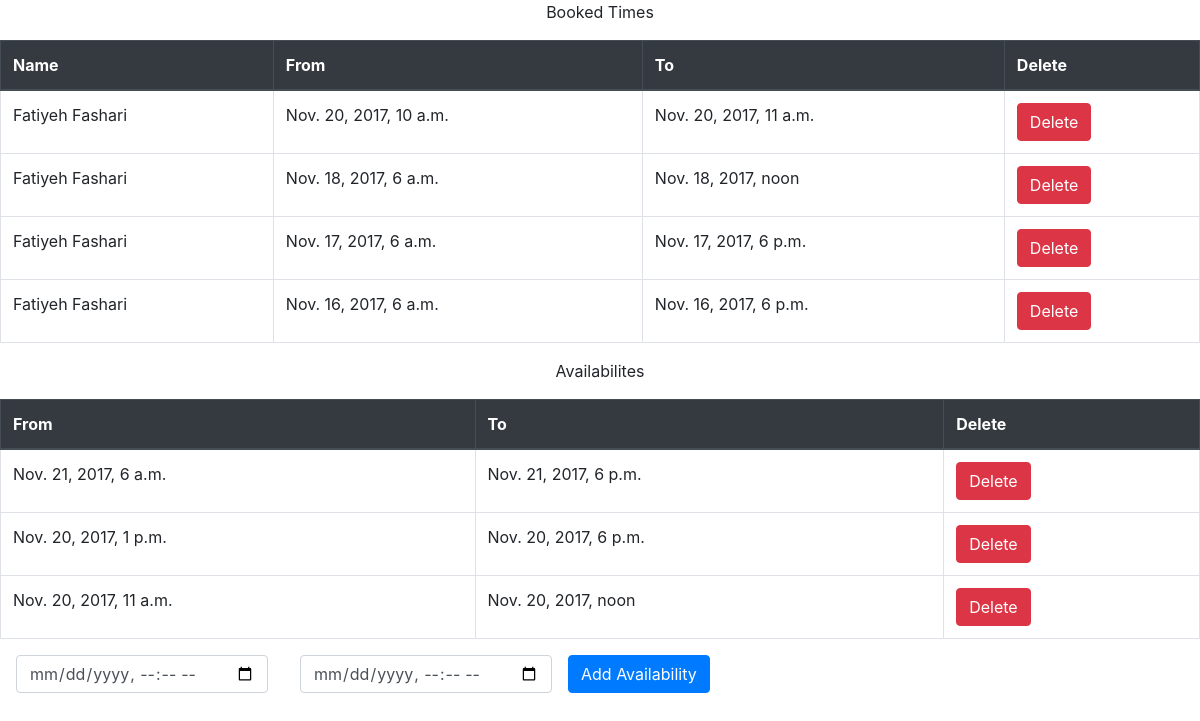
/accounts/profile/ (signed in), run on the app's committed database.
### booking/models.py (models this page shows, shortened)
class BookedTime(models.Model):
    family = models.ForeignKey(Family)
    baby_sitter = models.ForeignKey(BabySitter)
    start_time = models.DateTimeField()
    end_time = models.DateTimeField()
    class Meta:
        ordering = ['-start_time']

class Family(models.Model):
    user = models.OneToOneField(User, primary_key=True)
    phone_number = models.CharField(null=True, max_length=10, blank=True, help_text='4168804341')
    def __str__(self):
        return self.user.get_full_name()
    class Meta:
        permissions = (
            ("family", "Can book time spans"),
        )

class Availability(models.Model):
    baby_sitter = models.ForeignKey(BabySitter)
    start_time = models.DateTimeField()
    end_time = models.DateTimeField()
    class Meta:
        ordering = ['-start_time']

### booking/views.py (the view)
# urls.py: url(r'^accounts/profile/$', views.index, name='index'),
@login_required(login_url='/login/')
def index(request):
    if request and request.user:
        if request.user.has_perm('booking.baby_sitter'):
            baby_sitter = BabySitter.objects.get(user=request.user)
            booked_times = BookedTime.objects.filter(baby_sitter=baby_sitter)
            availabilities = Availability.objects.filter(baby_sitter=baby_sitter)
            context = {'bookings': booked_times, 'availabilities': availabilities}
            return render(request, 'babySitterAccount.html', context)
        elif request.user.has_perm('booking.family'):
            family = Family.objects.get(user=request.user)
            booked_times = BookedTime.objects.filter(family=family)
            baby_sitters = BabySitter.objects.all()
            context = {'bookings': booked_times, 'baby_sitters': baby_sitters}
            return render(request, 'familyAccount.html', context)
    return HttpResponse("Hello, world. You're at the booking index.")

### booking/templates/babySitterAccount.html (shortened to what this page needs)
{% extends "base.html" %}
{% block content %}
<p class="text-center">Booked Times</p>
<table class="table table-bordered table-hover">
    <thead class="thead-dark">
        <tr>
          <th scope="col" class="info">Name</th>
          <th scope="col" class="info">From</th>
          <th scope="col" class="info">To</th>
          <th scope="col" class="info">Delete</th>
        </tr>
    </thead>
    <tbody>
        {% if bookings %}
            {% for booking in bookings %}
                <tr class="info">
                    <td scope="row" class="info">{{booking.family}}</td>
                    <td scope="row" class="info">{{booking.start_time}}</td>
                    <td scope="row" class="info">{{booking.end_time}}</td>
                    <td scope="row" class="info">
                        <form method="post" action="/deleteBooking/">
                            <button type="submit" id="booking-{{booking.id}}" class="btn btn-danger">Delete</button>
                        </form>
                    </td>
                </tr>
            {% endfor %}
        {% endif %}
    </tbody>
</table>
<p class="text-center">Availabilites</p>
<table class="table table-bordered table-hover">
    <thead class="thead-dark">
        <tr>
          <th scope="col" class="info">From</th>
          <th scope="col" class="info">To</th>
          <th scope="col" class="info">Delete</th>
        </tr>
    </thead>
    <tbody>
        {% if availabilities %}
            {% for availability in availabilities %}
                <tr class="info">
                    <td scope="row" class="info">{{availability.start_time}}</td>
                    <td scope="row" class="info">{{availability.end_time}}</td>
                    <td scope="row" class="info">
                        <form method="post" action="/deleteAvailability/">
                            <button type="submit" id="availability-{{availability.id}}" class="btn btn-danger">Delete</button>
                        </form>
                    </td>
                </tr>
            {% endfor %}
        {% endif %}
    </tbody>
</table>
<form class="form-inline" method="post" action="/addAvailability/">
  <div class="form-group mx-sm-3">
    <input type="datetime-local" class="form-control" name="from-time">
  </div>
    <div class="form-group mx-sm-3">
    <input type="datetime-local" class="form-control" name="to-time">
  </div>
  <button type="submit" class="btn btn-primary">Add Availability</button>
</form>
{% endblock %}

### data on the page
BookedTime: family "Fatiyeh Fashari", start_time "Nov. 20, 2017, 10 a.m.", end_time "Nov. 20, 2017, 11 a.m."
BookedTime: family "Fatiyeh Fashari", start_time "Nov. 18, 2017, 6 a.m.", end_time "Nov. 18, 2017, noon"
BookedTime: family "Fatiyeh Fashari", start_time "Nov. 17, 2017, 6 a.m.", end_time "Nov. 17, 2017, 6 p.m."
BookedTime: family "Fatiyeh Fashari", start_time "Nov. 16, 2017, 6 a.m.", end_time "Nov. 16, 2017, 6 p.m."
Availability: start_time "Nov. 21, 2017, 6 a.m.", end_time "Nov. 21, 2017, 6 p.m."
Availability: start_time "Nov. 20, 2017, 1 p.m.", end_time "Nov. 20, 2017, 6 p.m."
Availability: start_time "Nov. 20, 2017, 11 a.m.", end_time "Nov. 20, 2017, noon"
